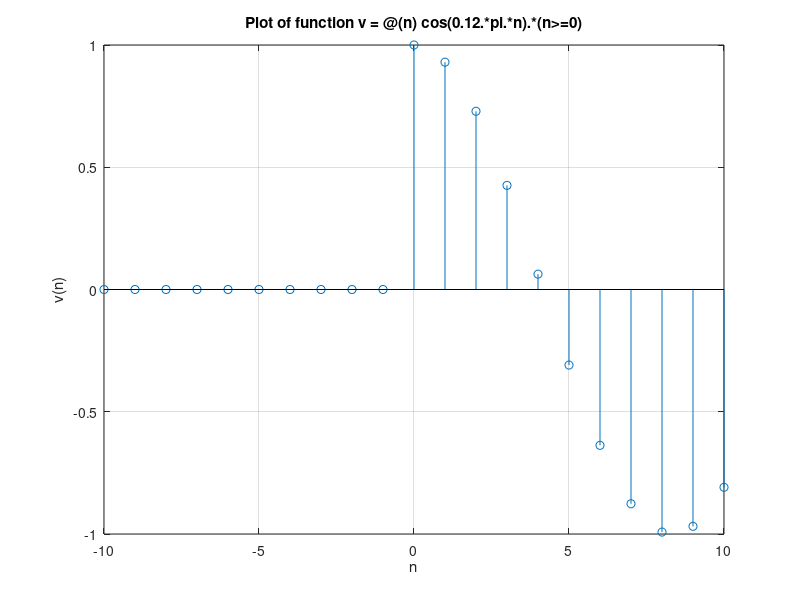

MATLAB code for this plot:
%% 1
clc;

n = -5:5;


% Define function f as the difference between two unit steps
f = @(n) (n>=0) - (n>=4);

% Evaluate the function over the range n
f_values = f(n);

% Plot the function
stem(n, f_values);
title('Plot of function f(n) = u(n) - u(n-4)');
xlabel('n');
ylabel('f(n)');
grid on;

%% 2

clc;
clear all;
n = -10:10;


% Define function f as the difference between two unit steps
f = @(n) (n.*(n>=0)) - (2.*(n-4).*(n>=4)) + (n-8).*(n>=8) ;

% Evaluate the function over the range n
f_values = f(n);

% Plot the function
stem(n, f_values);
title('Plot of function f(n) = (n.*(n>=0)) - (2.*(n-4).*(n>=4)) + (n-8).*(n>=8)');
xlabel('n');
ylabel('f(n)');
grid on;

%% 3
clc;
clear all;
n = -10:10;


% Define function f as the difference between two unit steps
f = @(n) (n == 0) - 2.*((n == 4)) ;

% Evaluate the function over the range n
f_values = f(n);

% Plot the function
stem(n, f_values);
title('Plot of function f = @(n) (n == 0) - 2.*((n == 4))');
xlabel('n');
ylabel('f(n)');
grid on;

%% 4

clc;
% clear all;
n = -10:10;


% Define function f as the difference between two unit steps
f = @(n) (0.9.*n.*((n>=0) - (n >= 20))) ;

% Evaluate the function over the range n
f_values = f(n);

% Plot the function
stem(n, f_values);
title('Plot of function f = @(n) (0.9.*n.*((n>=0) - (n >= 20)))');
xlabel('n');
ylabel('f(n)');
grid on;

%% 5

clc;
% clear all;
n = -10:10;


% Define function f as the difference between two unit steps
f = @(n) cos(0.12.*pi.*n).*(n>=0) ;

% Evaluate the function over the range n
f_values = f(n);

% Plot the function
stem(n, f_values);
title('Plot of function v = @(n) cos(0.12.*pi.*n).*(n>=0)');
xlabel('n');
ylabel('v(n)');
grid on;
